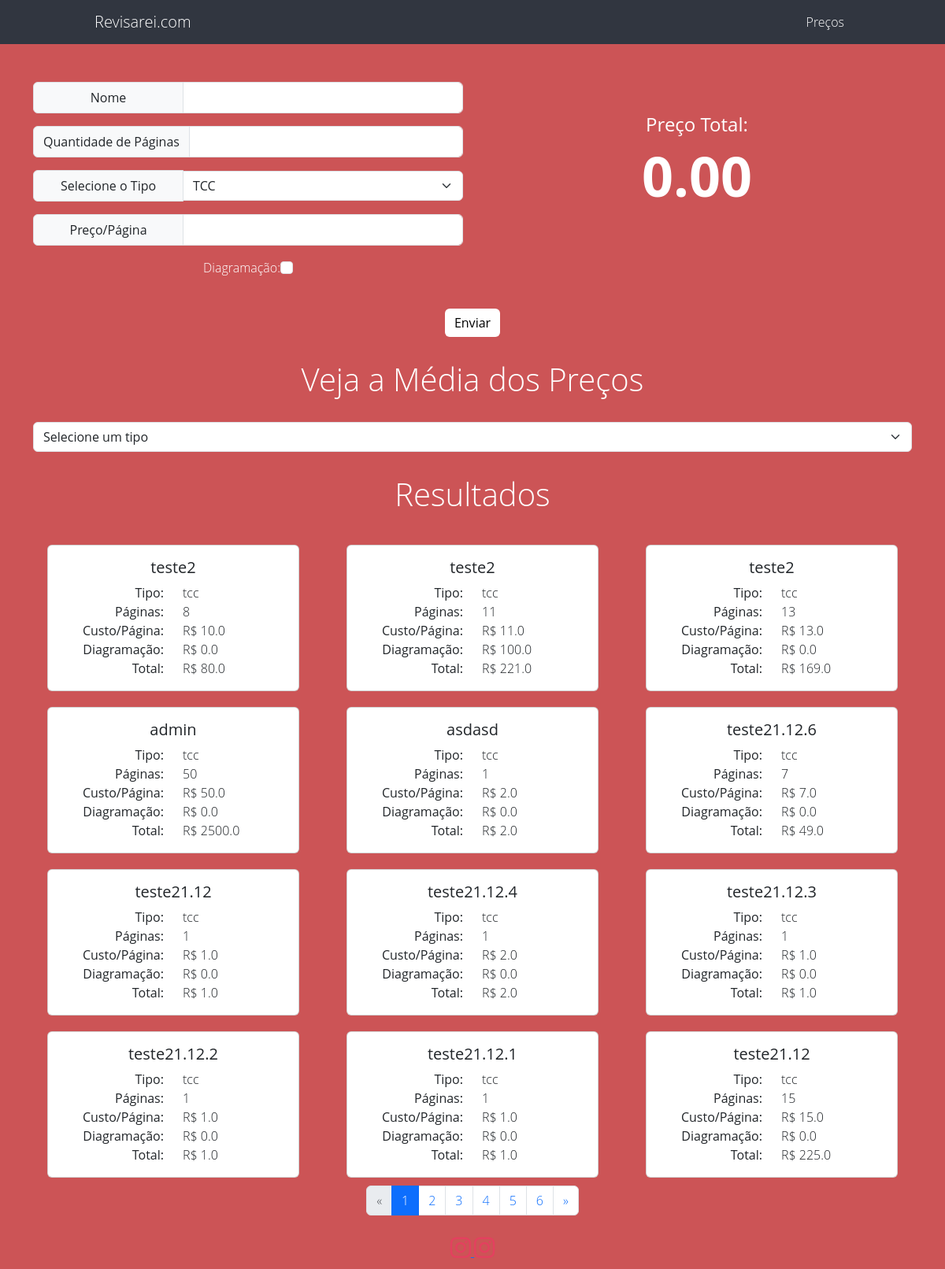
The page / on the database its author committed.
### Hudsons/models.py (models this page shows, shortened)
class CalcRevisao(models.Model):
    id = models.AutoField(primary_key=True)
    usuario = models.ForeignKey(User, on_delete=models.CASCADE, null=True, blank=True)  # Chave estrangeira para Usuario
    name = models.CharField(max_length=40)
    tipo = models.CharField(max_length=50, choices=[
        ('tcc', 'TCC'),
        ('dissertacao', 'Dissertação'),
        ('tese','Tese'),
        ('outros','Outros'),
    ])
    quant_pag = models.IntegerField()
    custo_pag = models.FloatField()
    diagramacao = models.BooleanField()
    custo_diagramacao = models.FloatField(null=True, blank=True, default=0.0)
    custo = models.FloatField(default=0.0)
    data = models.DateTimeField(auto_now=True)

### Hudsons/views.py (the view)
# urls.py: path('', views.index, name='index'),
def index(request):
    calcs = CalcRevisao.objects.all().order_by('-data')
    tipos_com_total = (
        CalcRevisao.objects
        .values("tipo")
        .annotate(total=Count("id"))
        .filter(total__gt=10)  # Filtra tipos com mais de 10 resultados
        .order_by("tipo")
        .values_list("tipo", flat=True)
    )
    tipos = CalcRevisao.objects.values_list('tipo', flat=True).distinct().order_by('tipo')
    user_id = request.user.id if request.user.is_authenticated else None
    user_name = request.user.get_username() if request.user.is_authenticated else ""
    paginator = Paginator(calcs, 12)
    page_number = request.GET.get('page')  # Número da página na URL
    page_obj = paginator.get_page(page_number)  # Objeto da página atual
    if request.method == 'POST':
        form = CalcForm(request.POST)
        if form.is_valid():
            form.save()
            return redirect("/")  # Redireciona para a própria página após salvar
    else:
        form = CalcForm()
    context = {
        'page_obj': page_obj,
        'form': form,
        'tipos': tipos,  # Apenas tipos com mais de 10 resultados
        'user_id': user_id,
        'user_name': user_name,
    }
    return render(request, 'Hudsons/index.html', context)

### Hudsons/templates/Hudsons/index.html (shortened to what this page needs)
{% extends "base.html" %}
{% load static %}
{% block content %}
<form method="POST" action="{% url 'index' %}">
    <div class="container mt-5">
        <div class="row align-items-start">
            <div class="col-md-6">
                <div class="input-group mb-3">
                    <label class="input-group-text" for="nome">Nome</label>
                    <input
                        type="text"
                        name="name"
                        id="nome"
                        class="form-control"
                        value="{% if user.is_authenticated %}{{ user_name }}{% else %}{{ form.name.value|default:'' }}{% endif %}"
                        {% if user.is_authenticated %}readonly{% endif %}>
                </div>
                <div class="input-group mb-3">
                    <label class="input-group-text" for="quantidadedepaginas">Quantidade de Páginas</label>
                    {{ form.quant_pag }}
                </div>
                <div class="input-group mb-3">
                    <label class="input-group-text">Selecione o Tipo</label>
                    {{ form.tipo }}
                </div>
                <div class="input-group mb-3">
                    <label class="input-group-text">Preço/Página</label>
                    {{ form.custo_pag }}
                </div>
                <div class="d-flex justify-content-center mb-3">
                    <label for="diagrama" class="form-group" style="color: white">Diagramação:</label>
                    {{ form.diagramacao }}
                </div>
            </div>
            <div class="container mt-4 col-md-6">
                <div class="alert alert-success text-center" role="alert" style="background-color: transparent; border: none; box-shadow: none; justify-content: center; align-items: center;">
                    <h4 class="alert-heading" style="color: white">Preço Total:</h4>
                    <p style="font-weight: 700;font-size: 70px; color: white" id="preco" class="display-4">R$ 0.00</p>
                </div>
            </div>
        </div>
        <div style="text-align: center;">
            <input style="background-color: white; color: black; border: none;" type="submit" class="btn btn-success mt-4" value="Enviar">
        </div>
    </div>
<h1 class="display-1 fs-1" style="margin: 20px 0;">Veja a Média dos Preços</h1>
<div class="container">
    <div class="mb-3">
        <select id="tipo" class="form-select">
            <option value="">Selecione um tipo</option>
        </select>
    </div>
</div>
<h1 class="display-1 fs-1" style="margin: 20px 0;">Resultados</h1>
<div class="container">
    <div class="row">
        {% for calculo in page_obj %}
            <div class="col-md-4 d-flex justify-content-center">
                <div class="card" style="width: 20rem; margin: 10px;">
                    <div class="card-body">
                        <h5 class="card-title text-center">{{ calculo.name }}</h5>
                        <div class="container">
                            <div class="row">
                                <div class="col-6 text-end">
                                    <strong>Tipo:</strong>
                                </div>
                                <div class="col-6 text-start">
                                    <span>{{ calculo.tipo }}</span>
                                </div>
                            </div>
                            <div class="row">
                                <div class="col-6 text-end">
                                    <strong>Páginas:</strong>
                                </div>
                                <div class="col-6 text-start">
                                    <span>{{ calculo.quant_pag }}</span>
                                </div>
                            </div>
                            <div class="row">
                                <div class="col-6 text-end">
                                    <strong>Custo/Página:</strong>
                                </div>
                                <div class="col-6 text-start">
                                    <span>R$ {{ calculo.custo_pag }}</span>
                                </div>
                            </div>
                            <div class="row">
                                <div class="col-6 text-end">
                                    <strong>Diagramação:</strong>
                                </div>
                                <div class="col-6 text-start">
                                    <span>R$ {{ calculo.custo_diagramacao }}</span>
                                </div>
                            </div>
                            <div class="row">
                                <div class="col-6 text-end">
                                    <strong>Total:</strong>
                                </div>
                                <div class="col-6 text-start">
                                    <span>R$ {{ calculo.custo }}</span>
                                </div>
                            </div>
                        </div>
                    </div>
                </div>
            </div>
        {% endfor %}
    </div>
    <nav aria-label="Paginação">
        <ul class="pagination justify-content-center">
            {% if page_obj.has_previous %}
                <li class="page-item">
                    <a class="page-link" href="?page={{ page_obj.previous_page_number }}" aria-label="Anterior">
                        <span aria-hidden="true">&laquo;</span>
                    </a>
                </li>
            {% else %}
                <li class="page-item disabled">
                    <span class="page-link">&laquo;</span>
                </li>
            {% endif %}
            {% for page_num in page_obj.paginator.page_range %}
                {% if page_num == page_obj.number %}
                    <li class="page-item active"><span class="page-link">{{ page_num }}</span></li>
                {% else %}
                    <li class="page-item"><a class="page-link" href="?page={{ page_num }}">{{ page_num }}</a></li>
                {% endif %}
            {% endfor %}
            {% if page_obj.has_next %}
                <li class="page-item">
                    <a class="page-link" href="?page={{ page_obj.next_page_number }}" aria-label="Próximo">
                        <span aria-hidden="true">&raquo;</span>
                    </a>
                </li>
            {% else %}
                <li class="page-item disabled">
                    <span class="page-link">&raquo;</span>
                </li>
            {% endif %}
        </ul>
    </nav>
</div>
{% endblock  %}

### Hudsons/templates/base.html (shortened to what this page needs)
{% load static %}
<!DOCTYPE html>
<html lang="en">
<head>
  <link href="https://cdn.jsdelivr.net/npm/bootstrap@5.3.3/dist/css/bootstrap.min.css" rel="stylesheet" />
  <link href="https://cdnjs.cloudflare.com/ajax/libs/font-awesome/6.0.0-beta3/css/all.min.css" rel="stylesheet">
  <link href="https://cdn.jsdelivr.net/npm/bootstrap@5.3.0/dist/css/bootstrap.min.css" rel="stylesheet">
</head>
<body>
  <div class="container-fluid">
    <nav class="navbar navbar-expand-lg">
        <a class="navbar-brand" style="padding-left: 10%;" href="{% url 'index' %}">Revisarei.com</a>
        <div class="collapse navbar-collapse" style="padding-right: 10%;" id="navbarSupportedContent">
          <ul class="navbar-nav ms-auto mb-2 mb-lg-0">
            <li class="nav-item">
              <a class="nav-link active" aria-current="page" href="{% url 'index' %}">Preços</a>
            </li>
          </ul>
        </div>
    </nav>
  </div>
  {% block content %}{% endblock %}
  <footer style="text-align: center; padding: 10px;">
    <a href="https://www.instagram.com/kelsen_rian/" target="_blank">
      <i class="fab fa-instagram" style="font-size: 30px; color: #e4405f;"></i>
    </a>
    <a href="https://www.instagram.com/hnlmagalhaes/" target="_blank">
      <i class="fab fa-instagram" style="font-size: 30px; color: #e4405f;"></i>
    </a>
  </footer>
</body>
</html>

### Hudsons/templates/base.html (style rules this page uses)
body { background-color: #cc5456; color: black; margin: 0; padding-top: 0; }
nav.navbar { background-color: #313640; width: 100%; }
.navbar-brand { color: white !important; }
.navbar-nav .nav-link { color: white !important; text-decoration: none; }
.navbar-nav { margin-left: auto; }
h1 { text-align: center; }
.container-fluid { width: 100%; padding: 0; }
h1 { background-color: #cc5456; color: white; padding: 10px; position: relative; line-height: 2; font-weight: 300; }
* { font-family: 'Open Sans', sans-serif; font-weight: 300; }
.input-group { display: flex; align-items: center; }
.input-group .input-group-text { flex: 0 0 35%; height: 40px; display: flex; align-items: center; justify-content: center; text-align: right; }
.input-group .form-control { flex: 1; height: 40px; line-height: 40px; }

### rows shown on the page
CalcRevisao: name "teste2", tipo "tcc", quant_pag "8", custo_pag "10.0", custo_diagramacao "0.0", custo "80.0"
CalcRevisao: name "teste2", tipo "tcc", quant_pag "11", custo_pag "11.0", custo_diagramacao "100.0", custo "221.0"
CalcRevisao: name "teste2", tipo "tcc", quant_pag "13", custo_pag "13.0", custo_diagramacao "0.0", custo "169.0"
CalcRevisao: name "admin", tipo "tcc", quant_pag "50", custo_pag "50.0", custo_diagramacao "0.0", custo "2500.0"
CalcRevisao: name "asdasd", tipo "tcc", quant_pag "1", custo_pag "2.0", custo_diagramacao "0.0", custo "2.0"
CalcRevisao: name "teste21.12.6", tipo "tcc", quant_pag "7", custo_pag "7.0", custo_diagramacao "0.0", custo "49.0"
CalcRevisao: name "teste21.12", tipo "tcc", quant_pag "1", custo_pag "1.0", custo_diagramacao "0.0", custo "1.0"
CalcRevisao: name "teste21.12.4", tipo "tcc", quant_pag "1", custo_pag "2.0", custo_diagramacao "0.0", custo "2.0"
CalcRevisao: name "teste21.12.3", tipo "tcc", quant_pag "1", custo_pag "1.0", custo_diagramacao "0.0", custo "1.0"
CalcRevisao: name "teste21.12.2", tipo "tcc", quant_pag "1", custo_pag "1.0", custo_diagramacao "0.0", custo "1.0"
CalcRevisao: name "teste21.12.1", tipo "tcc", quant_pag "1", custo_pag "1.0", custo_diagramacao "0.0", custo "1.0"
CalcRevisao: name "teste21.12", tipo "tcc", quant_pag "15", custo_pag "15.0", custo_diagramacao "0.0", custo "225.0"

### other values the page prints
{{ page_num }} "1"
{{ page_num }} "2" "3" "4" "5" "6"
